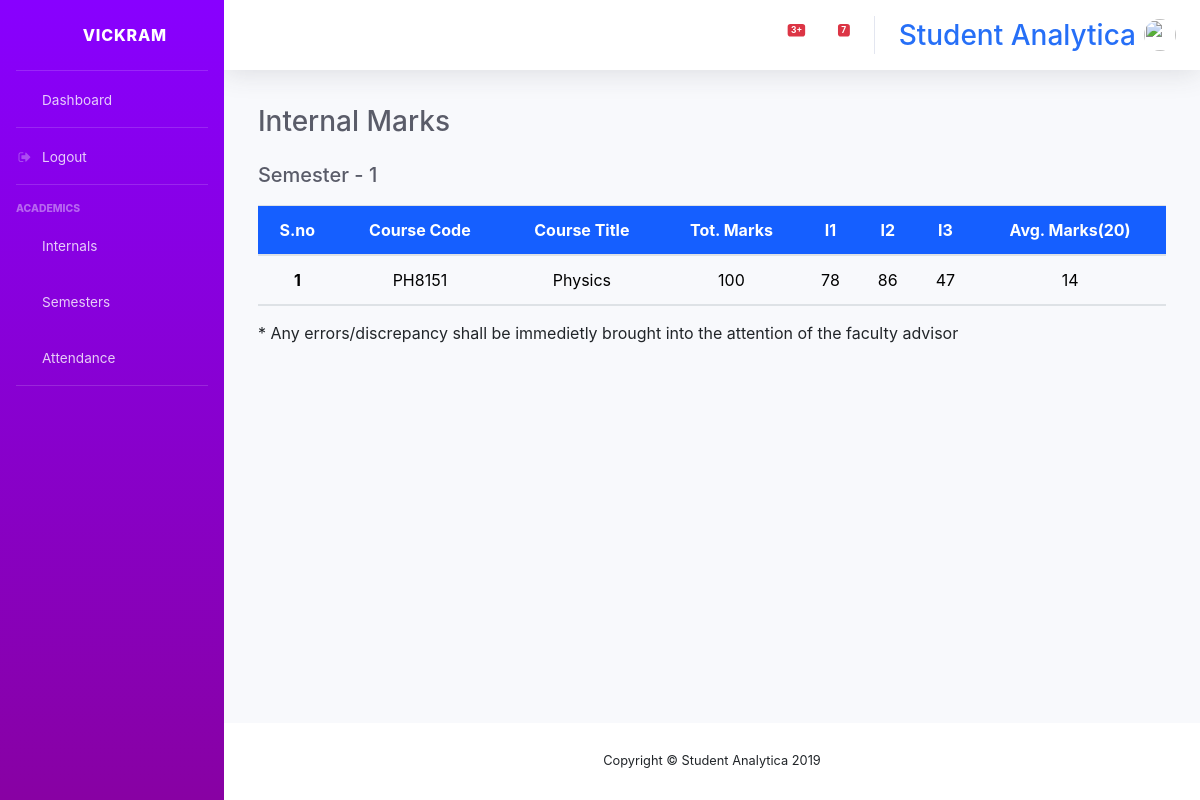
Before: /internal/internals/ (signed in) with the older database file.
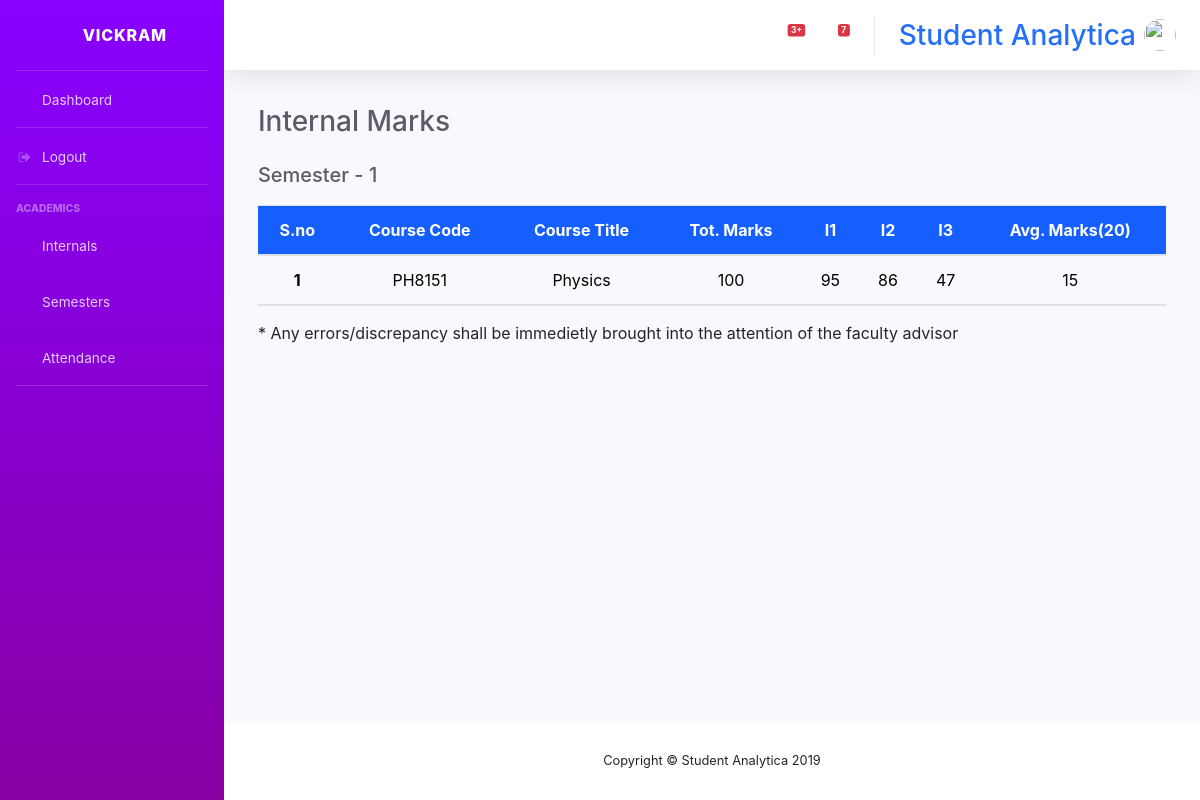
After: the same page with the newer database file.
### users/models.py (models this page shows, shortened)
class User(AbstractUser):
    user_type = models.CharField(max_length=20, choices=c.USER_TYPE)
    department = models.CharField(max_length=20, choices=c.DEPT)
    email = models.EmailField()
    date_of_birth = models.DateField(blank=True, null=True)
    age = models.IntegerField(blank=True, null=True)

### console/models.py (models this page shows, shortened)
class Internal(models.Model):
    student = models.ForeignKey(User, on_delete=models.DO_NOTHING)
    subject = models.ForeignKey(Subject, on_delete=models.DO_NOTHING)
    dept = models.CharField(max_length=5, choices=c.DEPT, default='MECH')
    marks1 = models.IntegerField(default=0, blank=True)
    marks2 = models.IntegerField(default=0, blank=True)
    marks3 = models.IntegerField(default=0, blank=True)
    marks = models.IntegerField(default=100, blank=True)
    marksob = models.IntegerField(default=0, blank=True)

class Subject(models.Model):
    subname = models.CharField(max_length=100)
    subcode = models.CharField(max_length=7, unique=True)
    subcred = models.CharField(max_length=2, choices=c.CRED, default='1')
    sem = models.CharField(max_length=1, choices=c.SEM, default='1')

### console/views/internals.py (the view)
# urls.py: path('internal/', include('console.urls.internals')),
def internals(request):
    if  request.user.user_type == "ADMIN" or request.user.user_type == "" or request.user.user_type == "STAFF" or request.user.user_type == "HOD":
        formset = modelformset_factory(Internal, fields=('student','marks1','marks2','marks3'), extra=0)
        search = request.GET.get('subject-query')
        department = request.GET.get('department')
        if request.method == "POST":
            forms=formset(request.POST)
            if forms.is_valid():
                forms.save()
                return redirect('assigned_class')
        forms = formset(queryset=(Internal.objects.filter(subject__subcode=search, dept=department)))
        return render(request, 'console/internals/internals.html',{'forms':forms})
    elif request.user.user_type == "STUDENT" or request.user.user_type == "REPRESENTATIVE":
        print("rtue")
        context={
            'internals1': Internal.objects.filter(student__username=request.user.username).filter(subject__sem=1),
            'internals2': Internal.objects.filter(student__username=request.user.username).filter(subject__sem=2),
            'internals3': Internal.objects.filter(student__username=request.user.username).filter(subject__sem=3),
            'internals4': Internal.objects.filter(student__username=request.user.username).filter(subject__sem=4),
            'internals5': Internal.objects.filter(student__username=request.user.username).filter(subject__sem=5),
            'internals6': Internal.objects.filter(student__username=request.user.username).filter(subject__sem=6),
            'internals7': Internal.objects.filter(student__username=request.user.username).filter(subject__sem=7),
            'internals8': Internal.objects.filter(student__username=request.user.username).filter(subject__sem=8),
        }
        return render(request, 'student/academics/internals.html',context)

### console/templates/student/academics/internals.html (shortened to what this page needs)
{% extends "base.html" %}
{% block content %}
<link rel="stylesheet" href="https://maxcdn.bootstrapcdn.com/bootstrap/4.0.0/css/bootstrap.min.css">
<link rel="stylesheet" href="https://cdnjs.cloudflare.com/ajax/libs/font-awesome/4.7.0/css/font-awesome.min.css">
<div style="padding: 2%">
    <h1 class="h3 mb-0 text-gray-800">Internal Marks</h1>
    <div class="table-responsive">
    {% for internal in internals1 %}
    {% if forloop.counter == 1 %}
    <table class="table" style="margin-top: 2%">
        <br>
        <h5 class="h5 mb-0 text-gray-800">Semester - {{internal.subject.sem}}</h5>
        <thead class="thead" style="background-color: rgb(21, 95, 255); color: white; text-align: center;">
            <tr>
            <th scope="col">S.no</th>
            <th scope="col">Course Code</th>
            <th scope="col">Course Title</th>
            <th scope="col">Tot. Marks</th>
            <th scope="col">I1</th>
            <th scope="col">I2</th>
            <th scope="col">I3</th>
            <th scope="col">Avg. Marks(20)</th>
            </tr>
        </thead>
    {% endif %}
        <tbody style="text-align: center; color: black">
            <tr>
            <th scope="row">{{forloop.counter}}</th>
            <td>{{internal.subject.subcode}}</td>
            <td>{{internal.subject.subname}}</td>
            <td>{{internal.marks}}</td>
            <td>{{internal.marks1}}</td>
            <td>{{internal.marks2}}</td>
            <td>{{internal.marks3}}</td>
            <td>{{internal.marksob}}</td>
            </tr>
        </tbody>
    {% endfor %}
    </table>
    </div>
    <span>* Any errors/discrepancy shall be immedietly brought into the attention of the faculty advisor</span>
</div>
{% endblock content %}

### console/templates/base.html (shortened to what this page needs)
{% load static %}
<!DOCTYPE html>
<html lang="en">
<head>
  <link href="{% static 'vendor/fontawesome-free/css/all.min.css' %}" rel="stylesheet" type="text/css">
  <link rel="stylesheet" href="https://cdnjs.cloudflare.com/ajax/libs/font-awesome/4.7.0/css/font-awesome.min.css">
  <link href="{% static 'css/sb-admin-2.min.css' %}" rel="stylesheet">
<link rel="stylesheet"
    href="https://cdnjs.cloudflare.com/ajax/libs/tempusdominus-bootstrap-4/5.1.2/css/tempusdominus-bootstrap-4.min.css"
 />
</head>
<body id="page-top">
  <div id="wrapper">
    <ul class="navbar-nav sidebar sidebar-dark accordion" id="accordionSidebar" style="background: rgb(135, 1, 161); background: linear-gradient(360deg, rgb(136, 1, 163) 0%, rgba(136,0,255,1) 100%, rgba(102,0,255,1) 100%);">
      <a class="sidebar-brand d-flex align-items-center justify-content-center" href="">
        <div class="sidebar-brand-icon rotate-n-15">
          <i class="fas fa-laugh-wink"></i>
        </div>
        <div class="sidebar-brand-text mx-3">{{user.username}}</div>
      </a>
      <hr class="sidebar-divider my-0">
      <li class="nav-item">
        <a class="nav-link" href="{% url 'home' %}">
          <i class="fas fa-fw fa-tachometer-alt"></i>
          <span>Dashboard</span>
        </a>
      </li>
      <hr class="sidebar-divider my-0">
      <li class="nav-item">
        <a class="nav-link" href="{% url 'logout' %}">
          <i class="fa fa-fw fa-sign-out"></i>
          <span>Logout</span>
        </a>
      </li>
      <hr class="sidebar-divider">
      <div class="sidebar-heading">
        Academics
      </div>
      <li class="nav-item">
        <a class="nav-link collapsed" href="{% url 'assigned_class' %}">
          <i class="fas fa-fw fa-file-alt"></i>
          <span>Internals</span>
        </a>
      </li>
      <li class="nav-item">
        <a class="nav-link" href="{% url 'assigned_sem' %}">
          <i class="far fa-fw fa-copy"></i>
          <span>Semesters</span></a>
      </li>
      <li class="nav-item">
        <a class="nav-link" href="#">
          <i class="fas fa-fw fa-chart-area"></i>
          <span>Attendance</span></a>
      </li>
      <hr class="sidebar-divider d-none d-md-block">
    </ul>
    <div id="content-wrapper" class="d-flex flex-column">
      <div id="content">
        <nav class="navbar navbar-expand navbar-light bg-white topbar mb-3 static-top shadow">
          <ul class="navbar-nav ml-auto">
            <li class="nav-item dropdown no-arrow mx-1">
              <a class="nav-link dropdown-toggle" href="#" id="alertsDropdown" role="button" data-toggle="dropdown" aria-haspopup="true" aria-expanded="false">
                <span class="badge badge-danger badge-counter">3+</span>
              </a>
            </li>
            <li class="nav-item dropdown no-arrow mx-1">
              <a class="nav-link dropdown-toggle" href="#" id="messagesDropdown" role="button" data-toggle="dropdown" aria-haspopup="true" aria-expanded="false">
                <i class="fas fa-envelope fa-fw"></i>
                <span class="badge badge-danger badge-counter">7</span>
              </a>
            </li>
            <li class="nav-item">
              <a class="nav-link">
                <h3 class="mr-2 d-none d-lg-inline active" style="color: rgb(38, 111, 247); padding-top:10px">Student Analytica</h3>
                <img class="img-profile rounded-circle" src="{% static '{{user.profile.image}}' %}">
              </a>
            </li>
          </ul>
        </nav>
        <div class="container-fluid">
            {% block content %}
            {% endblock content %}
        </div>
      </div>
      <footer class="sticky-footer bg-white">
        <div class="container my-auto">
          <div class="copyright text-center my-auto">
            <span>Copyright &copy; Student Analytica 2019</span>
          </div>
        </div>
      </footer>
    </div>
  </div>
</body>
</html>

Changed rows visible on the page:
changed Internal "PH8151": marks1 "78" → "95"; marksob "14" → "15"
